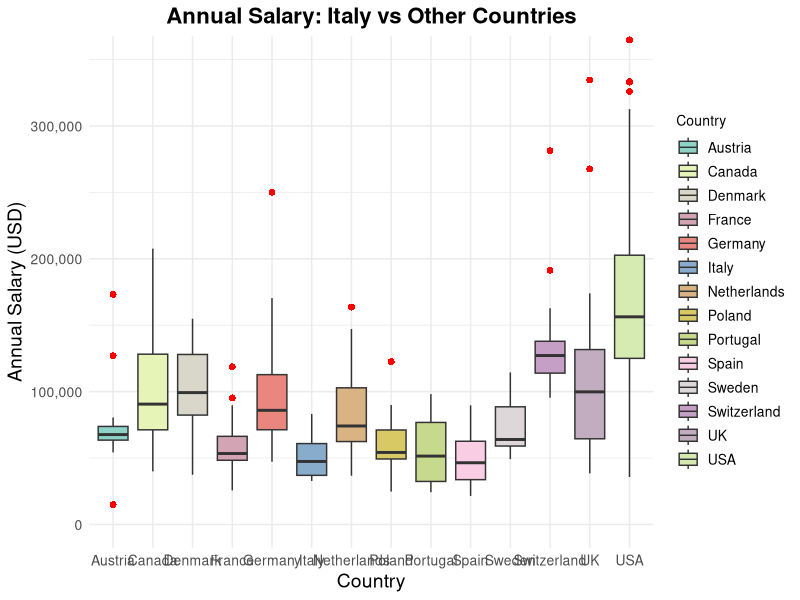

R code for this plot: (Note: this script raises an error after producing the figure.)
library(dplyr)
library(ggplot2)
library(RColorBrewer)

set.seed(19)
#load data
data_scientist <- read.csv("reduced_dataset.csv",header=T)

#FILTERING DATASET -------------
#we filter the data keeping just people in range 25-34 years old who got a Master Degree and in countries in which there
#are at least 5 observations
data_filtered <- data_scientist %>%
  # Filtra per valori non NA in ConvertedCompYearly
  filter(!is.na(ConvertedCompYearly) & WorkExp <= 15)

#change name of these countries just for better plots
data_filtered <- data_filtered %>%
  mutate(Country = ifelse(Country == "United Kingdom of Great Britain and Northern Ireland", "UK", Country))

data_filtered <- data_filtered %>%
  mutate(Country = ifelse(Country == "United States of America", "USA", Country))

#dataset with just the yearly compensation for each nation
stipendi <- data_filtered[,c(5,8)]

palette_15 <- colorRampPalette(brewer.pal(12, "Set3"))(15)
ggplot(stipendi, aes(x = Country, y = ConvertedCompYearly, fill = Country)) +
  geom_boxplot(outlier.color = "red", outlier.shape = 16, outlier.size = 2) +
  coord_cartesian(ylim=c(0,350000)) +
  scale_y_continuous(labels = scales::comma) +
  labs(title = "Annual Salary: Italy vs Other Countries",
       x = "Country",
       y = "Annual Salary (USD)") +
  theme_minimal() +
  theme(
    plot.title = element_text(hjust = 0.5, face = "bold", size = 16),
    axis.text = element_text(size = 10),
    axis.title = element_text(size = 14),
    legend.text = element_text(size = 10),
    legend.title = element_text(size = 10)
  ) +
  scale_fill_manual(values = palette_15)

#DISTRIBUTION COMPARISON ---------------
#function to perform permutation test
perm_t_test=function(x,y,iter=1e4){
  
  T0=abs(median(x)-median(y))  # define the test statistic
  T_stat=numeric(iter) # a vector to store the values of each iteration
  x_pooled=c(x,y) # pooled sample
  n=length(x_pooled)
  n1=length(x)
  for(perm in 1:iter){ # loop for conditional MC
    # permutation:
    permutation <- sample(1:n)
    x_perm <- x_pooled[permutation]
    x1_perm <- x_perm[1:n1]
    x2_perm <- x_perm[(n1+1):n]
    # test statistic:
    T_stat[perm] <- abs(median(x1_perm) - median(x2_perm))
  }
  
  # p-value
  p_val <- sum(T_stat>=T0)/iter
  return(p_val)
}
p_vals <- c()
#we transform in factor each country and we perform a permutation for each country vs italy to assess if equality
#in distribution can be assumed 
data_filtered$Country <- as.factor(data_filtered$Country)
for(nation in levels(data_filtered$Country)){
  if(nation!= as.character('Italy')){
    p.value <- perm_t_test(data_filtered$ConvertedCompYearly[data_filtered$Country=='Italy'],data_filtered$ConvertedCompYearly[data_filtered$Country==nation],iter=1e3)
    cat('italy vs ',as.character(nation),'p-value: ',p.value,'\n')
    p_vals <- c(p_vals,p.value)
}
}

#build dataset with p-values of each country and plot them
data <- data.frame(Country = c('Austria','Belgium','Canada',"Denmark","France","Germany","Netherlands",'Polonia',"Portugal","Spain","Sweden","Switzerland","UK","USA"),p_value =p_vals)
data <- data %>%
  mutate(p_value_category = case_when(
    p_value < 0.05 ~ "< 0.05",
    p_value >= 0.05 & p_value < 0.1 ~ "0.05<x<0.1",
    p_value >= 0.1 ~ ">= 0.1"
  ))
ggplot(data, aes(x = reorder(Country, p_value), y = p_value)) +
  geom_bar(stat = "identity", aes(fill = p_value_category)) +
  scale_fill_manual(values = c("< 0.05" = "red", "0.05<x<0.1" = "tomato", ">= 0.1" = "green")) +
  labs(x = "Country", y = "p-value", title = "Italy vs Other Countries p-values") +
  theme_minimal() +
  coord_flip() +
  geom_hline(yintercept = 0, linetype = "dashed", color = "red") +
  geom_hline(yintercept = .05, linetype = "dashed", color = "red") +
  geom_hline(yintercept = .1, linetype = "dashed", color = "red") +
  scale_y_continuous(breaks = c(0,0.05, 0.1, 1))
#BOOTSTRAP ------------

#Prepare a list to save results
results <- data.frame(
  Country = character(),
  Median = numeric(),
  CI_Lower = numeric(),
  CI_Upper = numeric(),
  stringsAsFactors = FALSE
)


n_bootstrap <- 10000

#Functions that computes n_bootstrap datasets, compute its median and then gives a confidence interval for the median of that country
bootstrap_ci <- function(values, n_bootstrap, conf_level = 0.95) {
  n <- length(values)
  boot_medians <- replicate(n_bootstrap, {
    sample_data <- sample(values, size = n, replace = TRUE)
    median(sample_data)
  })
  alpha <- (1 - conf_level) / 2
  ci <- quantile(boot_medians, probs = c(alpha, 1 - alpha))
  list(lower = ci[1], upper = ci[2])
}

for (country in unique(stipendi$Country)) {
  data_boot <- stipendi %>% 
    filter(!is.na(ConvertedCompYearly) & Country == country)
  
  #compute sample median and confidence interval
  ci <- bootstrap_ci(data_boot$ConvertedCompYearly, n_bootstrap)
  median_sample <- median(data_boot$ConvertedCompYearly, na.rm = TRUE)
  
  #add results to data frame
  results <- rbind(
    results, 
    data.frame(
      Country = country,
      Median = median_sample,
      CI_Lower = ci$lower,
      CI_Upper = ci$upper
    )
  )
}

print(results)

ggplot(results, aes(x = Country, y = Median)) +
  geom_point(color = "blue") + 
  geom_errorbar(aes(ymin = CI_Lower, ymax = CI_Upper), width = 0.2) +
  #coord_flip() +
  labs(
    title = "Confidence Intervals for Median by Country",
    x = "Country",
    y = "Median and Confidence Interval"
  ) +
  geom_hline(yintercept = results[results$Country=='Italy',3], linetype = "dashed", color = "red") +
  geom_hline(yintercept = results[results$Country=='Italy',4], linetype = "dashed", color = "red") +
  theme_minimal()

table(stipendi$Country)
